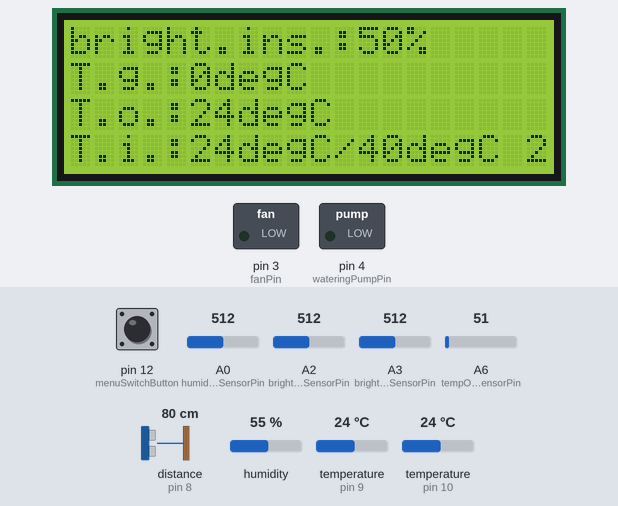
A sketch run on a simulated Arduino Nano, built with avr-gcc and run on an emulated ATmega328P. Parts: 20×4 character LCD, switched loads named in the sketch (green lamp = pin HIGH). Wiring (inferred from the names in the program): ultrasonic range finder: trigger pin 7; echo pin 8. The inputs (shaded band) are chosen by the test bench; at power-on: pin 12 (menuSwitchButton) LOW, humidity 55 %, temperature (sensors on pin 10, pin 9) 24 °C, A6 (tempOutsideSensorPin) = 51, A0 (humidityGroundSensorPin) = 512, A2 (brightnessOutsideSensorPin) = 512, A3 (brightnessInsideSensorPin) = 512, distance to the obstacle (sensor on pin 8) 80 cm. The echo pulse lasts 58.3 µs per cm; pins used as bus, display or sensor lines are not drawn.

Above: at 2.7 s.
2.8 s: pin 12 (menuSwitchButton) pulled HIGH for 0.15 s
At 3.7 s:
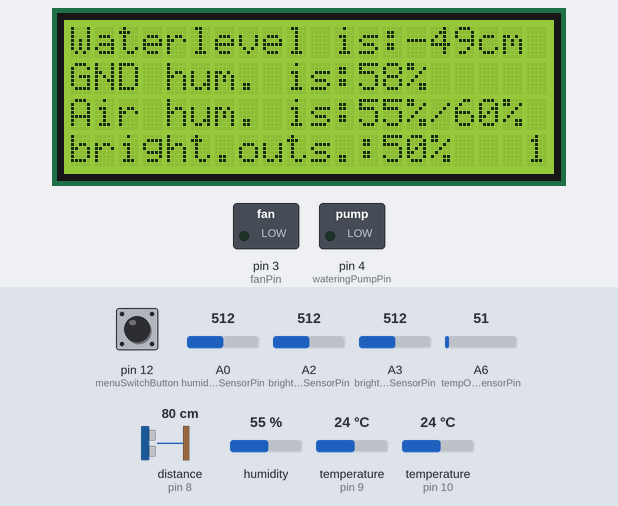
4.5 s: humidity set to 58 %
7.6 s: humidity set to 61 %
At 8.9 s:
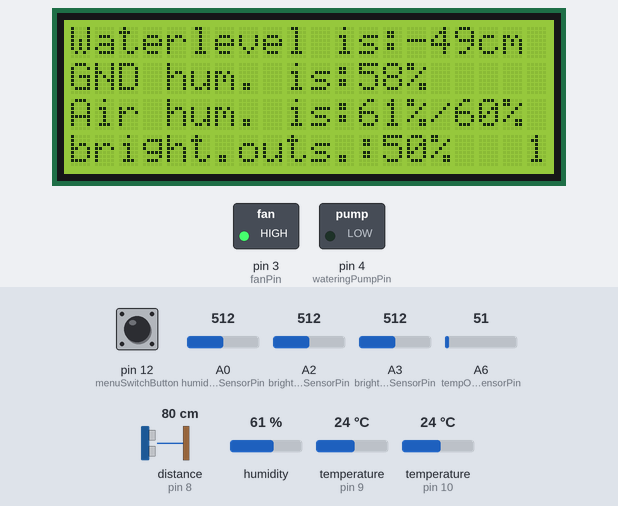
9.6 s: pin 12 (menuSwitchButton) pulled HIGH for 1 s
At 12.7 s:
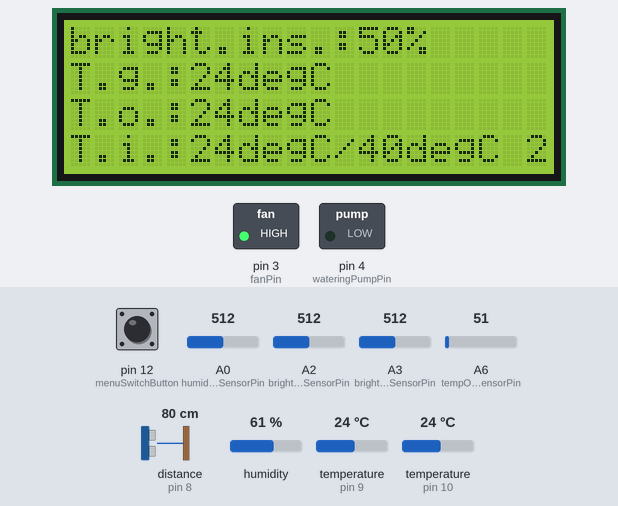
13.6 s: temperature (sensor on pin 10) set to 12 °C
At 15.3 s:
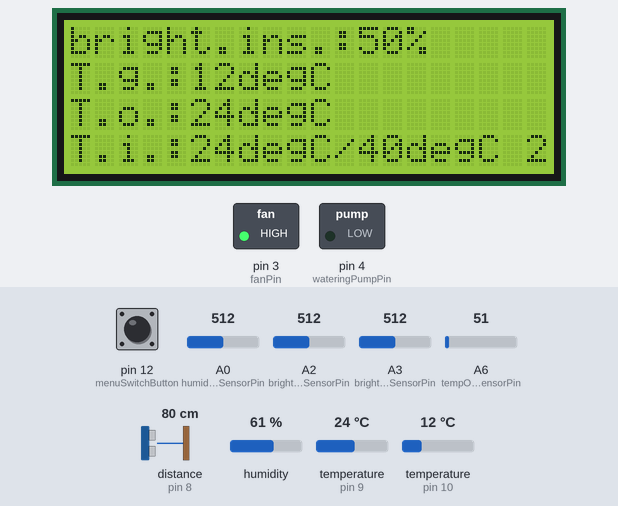
15.6 s: A6 (tempOutsideSensorPin) set to 61
At 16.9 s:
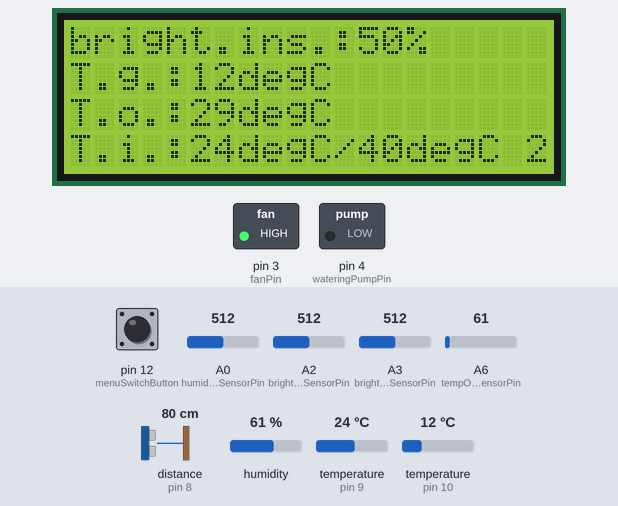
Timing chart, 0 to 18.6 s (numbered marks = the images above; inputs shaded):
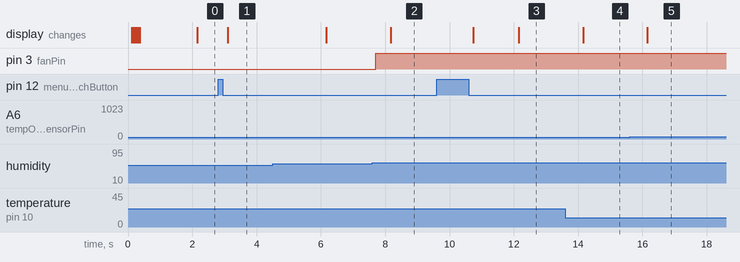

Measured:
- the behaviour switches between 59 and 60 % on humidity (found by bisection; images 1 and 2)
- after the input at 2.8 s, the display: changes after 0.30 s (image 1)
- after the input at 7.6 s, pin 3 (fanPin): LOW → HIGH after 0.10 s; the display: changes after 0.57 s (image 2)
- after the input at 9.6 s, the display: first changes after 1.1 s (image 3 shows a later state)
- after the input at 13.6 s, the display: changes after 0.55 s (image 4)
- after the input at 15.6 s, the display: changes after 0.55 s (image 5)

The sketch:

greenhouse-control.ino
```cpp
#include <Wire.h>  // Comes with Arduino IDE
#include "DHT.h"
#include <OneWire.h>


// Get the LCD I2C Library here:
// https://bitbucket.org/fmalpartida/new-liquidcrystal/downloads
// Move any other LCD libraries to another folder or delete them
// See Library "Docs" folder for possible commands etc.
#include <LiquidCrystal_I2C.h>

// set the LCD address to 0x3F for a 20 chars 4 line display
// Set the pins on the I2C chip used for LCD connections:
//                    addr, en,rw,rs,d4,d5,d6,d7,bl,blpol
// I2C pins are A4 (sda) and A5 (scl)
LiquidCrystal_I2C lcd(0x3F, 2, 1, 0, 4, 5, 6, 7, 3, POSITIVE);  // Set the LCD I2C address
/*-----( Declare Variables )-----*/

// Uncomment whatever type you're using!
//#define DHTTYPE DHT11   // DHT 11
#define DHTTYPE DHT22   // DHT 22  (AM2302)
//#define DHTTYPE DHT21   // DHT 21 (AM2301)

//Pin for the DHT22 sensor
const int dhtPin = 9;
//Initialise DHT sensor
DHT dht(dhtPin, DHTTYPE);

//Pin for the DS sensor (used for ground temperature)
const int temperatureGroundSensorPin = 10;
OneWire  ds(temperatureGroundSensorPin);  // on pin 10 (a pullup resistor is necessary)


//Pins for HC-SR04 ultrasonic distance sensor
const int pingPin = 7; //Trigger Pin
const int pongPin = 8; //Echo Pin

const int wateringPumpPin = 4;
const int fanPin = 3;

const int windowOpenPin = 5;
const int windowClosePin = 6;

const int humidityGroundSensorPin = A0;
const int humidityAirSensorPin = A1;
const int brightnessOutsideSensorPin = A2;
const int brightnessInsideSensorPin = A3;
const int tempOutsideSensorPin = A6;
const int tempInsideSensorPin = A7;

const int menuSwitchButton = 12; //button used to switch through the menu/infoscreen on the LCD, note: a pullup resistor is required


//define global variables
int lcd_infoscreen = 2;

long distance_cm;
long waterlevel_cm;


//Brightness
long brightnessOutside_percent;
long brightnessInside_percent;

//Temperature control
long tempInside_celsius;
long tempOutside_celsius;
long tempGround_celsius;

int maxTemp_celsius = 40; //when maxTemp is reached, fan will be turned on
int fanHysteresis_celsius = 4; //describes how much lower than maxTemp_celsius the actual temperature has to be so that fans will be turned off again

//int minTemp_celsius = 5; //when minTemp is reached, heating will be turned on (radiators or whatever)
//int heatingHysteresis_ceslsius = 4; //describes how much higher than minTemp_celsius the actual temperature has to be so that heating will be turned off again


//Humidity control
long humidityGround_percent;
long humidityAir_percent;

int maxHumidityAir_percent = 60;
int humidityAirThreshold = 10;

unsigned long lcdLastUpdateMillis = 0;        // will store last time the lcd was updated
const long lcdUpdateInterval = 2000;           // interval at which to update the lcd screen
unsigned long sensorsLastUpdateMillis = 0;    // will store last time the sensor values were updated
const long sensorsUpdateInterval = 500;      // interval at which to update the sensor values

unsigned long currentMillis = 0;              //used to buffer current time in milliseconds


int buttonState = 0;              // current state of the menuSwitchButton
int lastButtonState = 0;          // previous state of the menuSwitchButton

void setup()
{
  Serial.begin(19200);


  pinMode(pongPin, INPUT);
  pinMode(pingPin, OUTPUT);
  pinMode(wateringPumpPin, OUTPUT);
  pinMode(fanPin, OUTPUT);

  pinMode(menuSwitchButton, INPUT);

  dht.begin();

  lcd.begin(20,4);         // initialize the lcd for 20 chars 4 lines, turn on backlight

// ------- Quick 3 blinks of backlight  -------------
  for(int i = 0; i< 3; i++)
  {
    lcd.backlight();
    delay(50);
    lcd.noBacklight();
    delay(50);
  }
  lcd.backlight(); // finish with backlight on

}


void loop()
{

    //take care of sensor readings
    currentMillis = millis();
    if (currentMillis - sensorsLastUpdateMillis >= sensorsUpdateInterval) {
      // save the last time the sensor values were updated
      sensorsLastUpdateMillis = currentMillis;
      //read from sensors and convert units
      doSensorReadings();
    }

    //Control Watering Pump
    if((waterlevel_cm >= 10) && (humidityGround_percent <= 20)){
      digitalWrite(wateringPumpPin,HIGH);
    }else{
      digitalWrite(wateringPumpPin,LOW);
    }

    //Control Fan
    //Turn ON if:
    // humidity is too high
    // OR
    // temperature inside is too high AND outside its lower than inside (thus ventilating will cool inside)

    //Turn OFF if:
    // temperature inside low enough OR temperature outside higher than inside (thus ventilating is not cooling anymore)
    // AND
    // humidity low enough

    if(humidityAir_percent >= maxHumidityAir_percent || (tempInside_celsius >= maxTemp_celsius && tempInside_celsius>=tempOutside_celsius)){
      digitalWrite(fanPin,HIGH);
    }else if(((tempInside_celsius  <= maxTemp_celsius - fanHysteresis_celsius ) || tempInside_celsius <= tempOutside_celsius) && humidityAir_percent <= maxHumidityAir_percent - humidityAirThreshold){
      digitalWrite(fanPin,LOW);
    }


    //take care of LCD output
    currentMillis = millis();
    if (currentMillis - lcdLastUpdateMillis >= lcdUpdateInterval) {
      // save the last time the lcd was updates
      lcdLastUpdateMillis = currentMillis;
      //call LCD output function
      printLcdInfoscreen();
    }

   //handle menuSwitchButton (to switch through the menu/infoscreen)
   buttonState = digitalRead(menuSwitchButton);
   //check if state has changed
   if (buttonState != lastButtonState) {
    // if the state has changed, increment the counter
    if (buttonState == HIGH) {

      } else {
        //hop to next page or reset to first page
        if(lcd_infoscreen<2){
          lcd_infoscreen++;
        }else{
          lcd_infoscreen = 1;
        }
        //call LCD output function immediately
        printLcdInfoscreen();
    }
    delay(50);
  }
  lastButtonState = buttonState;

  delay(1);

}/* --(end main loop )-- */


//function definitions

long getWaterDistance(int pingPin, int pongPin){

    //returns the distance in cm of watersurface to the ultrasonic sensor

    long duration, distance_cm;

    // The PING))) is triggered by a HIGH pulse of 2 or more microseconds.
    // Give a short LOW pulse beforehand to ensure a clean HIGH pulse:

    digitalWrite(pingPin, LOW);
    delayMicroseconds(2);
    //give HIGH pulse
    digitalWrite(pingPin, HIGH);
    delayMicroseconds(5);
    //kill HIGH pulse
    digitalWrite(pingPin, LOW);


    // sensor returns a HIGH pulse whose duration is the time (in microseconds) from the sending
    // of the ping to the reception of its echo off of an object.

    duration = pulseIn(pongPin, HIGH);

    distance_cm =microsecondsToCentimeters(duration);

    return distance_cm;
}

long microsecondsToCentimeters(long microseconds) {
  // The speed of sound is 340 m/s or ~29.4 microseconds per centimeter.
  // The ping travels out and back, so to find the distance of the
  // object we take half of the distance travelled.
  return microseconds / 29.4 / 2;
}

float getDSTemperature(){
  byte i;
  byte present = 0;
  byte type_s;
  byte data[12] = {0,0,0,0,0,0,0,0,0,0,0,0};
  //Addresses: DS18B20 TO-92 {0x10,0x14,0xBA,0x8D,0x02,0x08,0x00,0xF3}
  //leave empty to use ds.search to find the address
  byte addr[8] = {0,0,0,0,0,0,0,0};//={0x10,0x14,0xBA,0x8D,0x02,0x08,0x00,0xF3};
  float celsius = 0;

  if(addr[0]==0){
    if ( !ds.search(addr)) {
      //Serial.println("No more One Wire addresses.");
      //Serial.println();
      ds.reset_search();
      //delay(250);
      return;
    }
  }

  //Serial.print("ROM =");
  for( i = 0; i < 8; i++) {
    //Serial.write(' ');
    //Serial.print(addr[i], HEX);
  }

  if (OneWire::crc8(addr, 7) != addr[7]) {
      Serial.print("CRC of OneWire address is not valid, should be:");
      Serial.println(OneWire::crc8(addr, 7),HEX);
      return;
  }
  Serial.println();

  // the first ROM byte indicates which chip
  switch (addr[0]) {
    case 0x10:
      //Serial.println("  Chip = DS18S20");  // or old DS1820
      type_s = 1;
      break;
    case 0x28:
      //Serial.println("  Chip = DS18B20");
      type_s = 0;
      break;
    case 0x22:
      //Serial.println("  Chip = DS1822");
      type_s = 0;
      break;
    default:
      Serial.println("Device is not a DS18x20 family device.");
      return;
  //Serial.print(" CRC=");
  //Serial.print(OneWire::crc8(data, 8), HEX);
  //Serial.println();
  }

  ds.reset();
  ds.select(addr);
  ds.write(0x44, 1);        // start conversion, with parasite power on at the end

  //delay(1000);     // maybe 750ms is enough, maybe not
  // we might do a ds.depower() here, but the reset will take care of it.

  present = ds.reset();
  ds.select(addr);
  ds.write(0xBE);         // Read Scratchpad

  //Serial.print("  Data = ");
  //Serial.print(present, HEX);
  //Serial.print(" ");
  for ( i = 0; i < 9; i++) {           // we need 9 bytes
    data[i] = ds.read();
    //Serial.print(data[i], HEX);
    //Serial.print(" ");
  }
  //Serial.print(" CRC=");
  //Serial.print(OneWire::crc8(data, 8), HEX);
  //Serial.println();

  // Convert the data to actual temperature
  // because the result is a 16 bit signed integer, it should
  // be stored to an "int16_t" type, which is always 16 bits
  // even when compiled on a 32 bit processor.
  int16_t raw = (data[1] << 8) | data[0];
  if (type_s) {
    raw = raw << 3; // 9 bit resolution default
    if (data[7] == 0x10) {
      // "count remain" gives full 12 bit resolution
      raw = (raw & 0xFFF0) + 12 - data[6];
    }
  } else {
    byte cfg = (data[4] & 0x60);
    // at lower res, the low bits are undefined, so let's zero them
    if (cfg == 0x00) raw = raw & ~7;  // 9 bit resolution, 93.75 ms
    else if (cfg == 0x20) raw = raw & ~3; // 10 bit res, 187.5 ms
    else if (cfg == 0x40) raw = raw & ~1; // 11 bit res, 375 ms
    //// default is 12 bit resolution, 750 ms conversion time
  }
  celsius = (float)raw / 16.0;
  //fahrenheit = celsius * 1.8 + 32.0;
  //Serial.print("  Temperature = ");
  //Serial.print(celsius);
  //Serial.print(" Celsius, ");
  return celsius;
}

void doSensorReadings(){

  distance_cm = getWaterDistance(pingPin,pongPin); //get distance of water to sensor HC-SR04
  waterlevel_cm = map(distance_cm,10,30,20,0);  //calculate water level

  humidityGround_percent = map(analogRead(humidityGroundSensorPin),140,1023,100,0); //get humidity of ground

  humidityAir_percent = dht.readHumidity();

  brightnessOutside_percent = map(analogRead(brightnessOutsideSensorPin),0,1023,0,100); //get brightness from LDR
  brightnessInside_percent = map(analogRead(brightnessInsideSensorPin),0,1023,0,100); //get brightness from LDR

  tempInside_celsius = dht.readTemperature(); //get temperature in degree celsius from LM35 sensor, which gives 0-1,5V for 0-150degC
  tempOutside_celsius = map(analogRead(tempOutsideSensorPin),0,307,0,150); //get temperature in degree celsius from LM35 sensor, which gives 0-1,5V for 0-150degC
  tempGround_celsius = getDSTemperature();
}

void printLcdInfoscreen(){
  switch(lcd_infoscreen){
        case 1:
          //print waterlevel
          lcd.setCursor(0,0);
          lcd.print("                    ");
          lcd.setCursor(0,0);
          lcd.print("Waterlevel is:");
          lcd.print(waterlevel_cm);
          lcd.print("cm");

          //print ground humidity
          lcd.setCursor(0,1);
          lcd.print("                    ");
          lcd.setCursor(0,1);
          lcd.print("GND hum. is:");
          lcd.print(humidityGround_percent);
          lcd.print("%");

          //print ground humidity
          lcd.setCursor(0,2);
          lcd.print("                    ");
          lcd.setCursor(0,2);
          lcd.print("Air hum. is:");
          lcd.print(humidityAir_percent);
          lcd.print("%/");
          lcd.print(maxHumidityAir_percent);
          lcd.print("%");

          //print brightness outside
          lcd.setCursor(0,3);
          lcd.print("                    ");
          lcd.setCursor(0,3);
          lcd.print("bright.outs.:");
          lcd.print(brightnessOutside_percent);
          lcd.print("%");

          //print page number to bottom right corner
          lcd.setCursor(19,3);
          lcd.print(lcd_infoscreen);

       break;

       case 2:
         //print some other info to screen

         lcd.setCursor(0,0);
         lcd.print("                    ");
         lcd.setCursor(0,0);
         lcd.print("bright.ins.:");
         lcd.print(brightnessInside_percent);
         lcd.print("%");


         lcd.setCursor(0,1);
         lcd.print("                    ");
         lcd.setCursor(0,1);
         lcd.print("T.g.:");
         lcd.print(tempGround_celsius);
         lcd.print("degC");


         lcd.setCursor(0,2);
         lcd.print("                    ");
         lcd.setCursor(0,2);
         lcd.print("T.o.:");
         lcd.print(tempOutside_celsius);
         lcd.print("degC");


         lcd.setCursor(0,3);
         lcd.print("                    ");
         lcd.setCursor(0,3);
         lcd.print("T.i.:");
         lcd.print(tempInside_celsius);
         lcd.print("degC/");
         lcd.print(maxTemp_celsius);
         lcd.print("degC");

         //print page number to bottom right corner
         lcd.setCursor(19,3);
         lcd.print(lcd_infoscreen);
       break;


       default:
         lcd.clear();
         //print page number to bottom right corner
         lcd.setCursor(0,0);
         lcd.print("value of lcd_infoscreen");
         lcd.setCursor(0,1);
         lcd.print("is out of bounds");

         lcd.setCursor(19,3);
         lcd.print(lcd_infoscreen);
       break;

    }
}

//end function definitions
```
